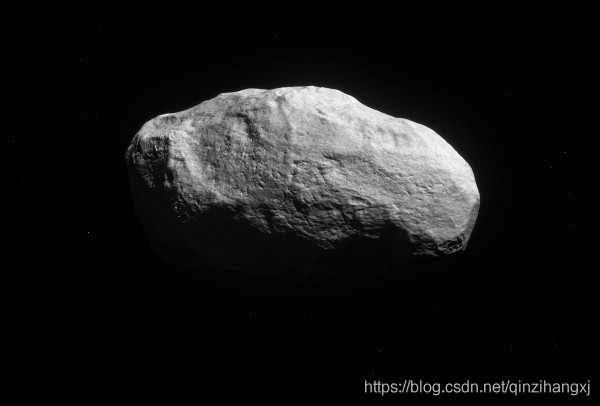
//> input picture image/stone.png, 600 x 406 px
$ ./cdf2   (built with g++ and OpenCV 4)
//> lines starting //> are read from the running program, lines starting //| are printed output that depends on the picture; after the words box and inside, x2 and y2 are one past the last pixel; in counts of white or black regions, pixels touching at a corner belong together
//
// Created by zhaoqiangwei on 2021/4/24.
//

#include <opencv2/opencv.hpp>
#include <iostream>

using namespace cv;
using namespace std ;

Mat src,gray,dst;
void global_equalization(Mat &img);
void Local_equalization(Mat &img, int size = 95, float k0 = 0.99, float k1 = 0.001, float k2 = 0.7, float E = 6);
int main(int argc, char *argv[])
{

    src =imread("/home/zhaoqiangwei/mygit/com.cplusplus/opencv_test/image/stone.png");
//> src is the input picture: 406 rows x 600 cols, CV_8UC3; min 0, max 251, mean 23


    resize(src, src, Size(200,200));
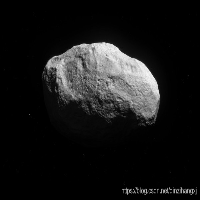
//> src: 200 rows x 200 cols, CV_8UC3; min 0, max 248, mean 23
    cvtColor(src, gray,COLOR_BGR2GRAY);
    cvtColor(src, src,COLOR_BGR2GRAY);
//    imshow("GG",src);
    Mat test = gray;
    global_equalization(src);
    Local_equalization(gray);


//    waitKey(0);
}
void global_equalization(Mat &img)
{
    float gray_l[256] = {0};
    float HI[256] = {0};//图像亮度密度1/N*h(I)
    float CDF[256] = {0};//累积分布函数
    int rows=img.rows;
//> rows = 200
    int cols=img.cols;
//> cols = 200
    Mat draw_mat = Mat::zeros(600,600,CV_8U);
    float m = 0;
    float variance = 0;
    cout << rows << endl;//x
//| 200

    for(int i=0; i<rows; i++)
    {
        for(int j=0; j<cols; j++)
        {
            uchar t;
            if(img.channels()==1)
            {
                t=img.at<uchar>(i,j);
                gray_l[t]++;//获得图像亮度信息
            }
        }
    }
//> after the loop, gray_l = 256 values, max 23177 at index 0, min 0 at index 244, mean 156.2
    for(int i = 0; i <256; i++)
    {

        line(draw_mat,Point(i+150,600-1),Point(i+150, 600-gray_l[i]),254);
//        imshow("draw", draw_mat);
        imwrite("/home/zhaoqiangwei/mygit/com.cplusplus/opencv_test/image/stone_draw.png",draw_mat);
        HI[i] = (gray_l[i]/(img.cols*img.rows*1.0f));//获得密度概率
        //cout << HI[i] << endl;
        m += HI[i]*i;
    }
//> this loop made 256 passes
//> m on passes 1 to 3: 0, 0.0912, 0.147
//> pass 1, in global_equalization, `imwrite("/home/zhaoqiangwei/mygit/com.cplusplus/opencv_test/image/ston..`:
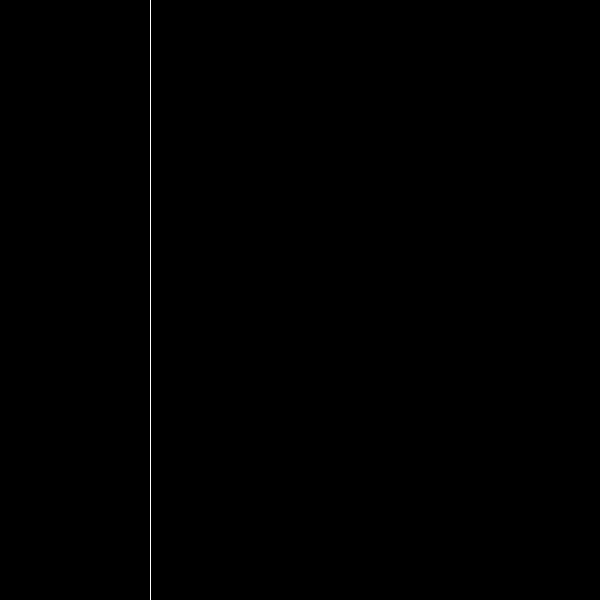
//> saved as stone_draw.png: 600 rows x 600 cols, CV_8UC1; values 0 (black) and 254 (white), 0.17% white in thin lines or dots, all inside (x1, y1, x2, y2) = (150, 0, 151, 600)
//> pass 2, in global_equalization, `imwrite("/home/zhaoqiangwei/mygit/com.cplusplus/opencv_test/image/ston..`:
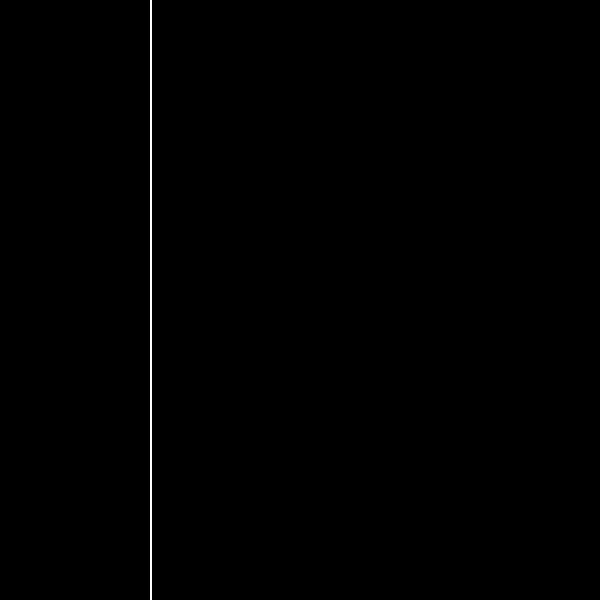
//> saved as stone_draw.png: 600 rows x 600 cols, CV_8UC1; values 0 (black) and 254 (white), 0.33% white in thin lines or dots, all inside (x1, y1, x2, y2) = (150, 0, 152, 600)
//> after the loop:
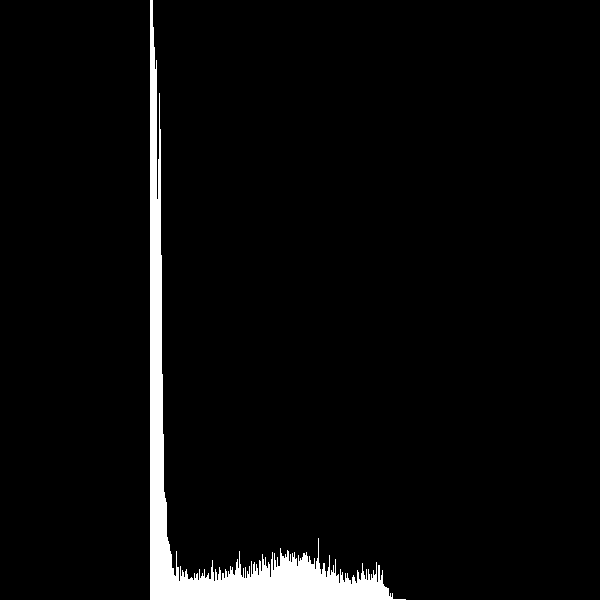
//> draw_mat: 600 rows x 600 cols, CV_8UC1; values 0 (black) and 254 (white), 3.9% white; 1 white region, box (x1, y1, x2, y2) and area: (150, 0, 406, 600) 13878
//> after the loop, HI = 256 values, max 0.579 at index 0, min 0 at index 244, mean 0.00391; m = 23.05
    for(int i = 0; i < 256; i++)
    {
        variance += (i - m) *(i - m)*HI[i];
    }
//> this loop made 256 passes
//> variance on passes 1 to 3: 307.7, 352.1, 364.3
//> after the loop, variance = 2869
    for(int i = 0; i < 255; i++)
    {
        if(i == 0)
        {
            CDF[0] = HI[ 0];
        }
        else
        {
            CDF[i] = (CDF[i-1] +HI[i]);//C(I) = C(I - 1 ) +h(I)
            //cout << CDF[i] << endl;
        }

    }
//> after the loop, CDF = 256 values, max 1 at index 248, min 0 at index 255, mean 0.906

    for(int i=0; i<rows; i++)
    {
        for(int j=0; j<cols; j++)
        {
            uchar t;
            if(img.channels()==1)
            {
                t=img.at<uchar>(i,j);
                img.at<uchar>(i,j) = 255*CDF[t];//完成图像重映射至0-255
            }
        } draw_mat = Mat::zeros(600,600,CV_8U);
    }
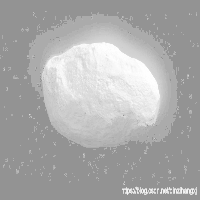
//> img: 200 rows x 200 cols, CV_8UC1; min 147, max 254, mean 171.1
//> draw_mat: 600 rows x 600 cols, CV_8UC1; 3.86% of pixels changed, all inside (x1, y1, x2, y2) = (150, 0, 406, 600)
//    imshow("yes",img);
    imwrite("/home/zhaoqiangwei/mygit/com.cplusplus/opencv_test/image/stone_yes.png",img);


}
void Local_equalization(Mat &img, int size , float k0 , float k1 , float k2, float E)
{
//> called with size = 95, k0 = 0.99, k1 = 0.001, k2 = 0.7, E = 6
    int gray_l[256] = {0};

    float HI[256] = {0};//图像亮度密度1/N*h(I)


    float CDF[256] = {0};//累积分布函数
    int rows=img.rows;
//> rows = 200
    int cols=img.cols;
//> cols = 200
    Mat draw_mat = Mat::zeros(600,600,CV_8U);
    float global_m = 0;
    float global_variance = 0;

    int border_x = size/2;
    int border_y = size/2;
    cout << rows << endl;//x
//| 200
    for(int i=0; i<rows; i++)
    {
        for(int j=0; j<cols; j++)
        {
            uchar t;
            if(img.channels()==1)
            {
                t=img.at<uchar>(i,j);
                gray_l[t]++;//获得图像亮度信息

            }
        }
    }

    for(int i = 0; i <256; i++)
    {
        HI[i] = (gray_l[i]/(img.cols*img.rows*1.0f));//获得密度概率
        global_m += HI[i]*i;

    }
//> this loop made 256 passes
//> after the loop, global_m = 23.05

    cout << "global_m = " << global_m << endl;
//| global_m = 23.0456
    for(int i = 0; i < 256; i++)
    {
        global_variance += (i - global_m) *(i - global_m)*HI[i];
    }
//> this loop made 256 passes
//> after the loop, global_variance = 2869
    cout << "global_variance = " << global_variance << endl;
//| global_variance = 2869.04
    for(int i=0; i<rows - border_x; i++)
    {
        for(int j=0; j<cols - border_y; j++)
        {
            Point center_pix = Point(j+ border_x, i + border_y);
            int local_gray_l[256] = {0};
            float local_m = 0;
            float local_variance = 0;
            float local_HI[256] = {0};
            for(int M=0; M<size; M++)
            {


                for(int N=0; N<size; N++)
                {
                    uchar t;
                    t=img.at<uchar>(i + M, j + N);
                    local_gray_l[t]++;
                }
            }

            for(int k = 0; k <256; k++)
            {
                local_HI[k] = (local_gray_l[k]/(size*size*1.0f));//获得密度概率
                local_m += local_HI[k]*k;
            }
            // cout << "local_m = " << local_m << endl;
            for(int k = 0; k < 256; k++)
            {
                local_variance += (k - local_m) *(k - local_m)*local_HI[k];
            }
//            cout << "local_variance = " << local_variance << endl;

            if( local_m < global_m*k0 && (k1 * global_variance < local_variance && local_variance < k2 * global_variance))
            {
                if(E * img.at<uchar>(center_pix) < 255)
                {
                    img.at<uchar>(center_pix) = E * img.at<uchar>(center_pix);
                    //cout << "new_pix = " << E * img.at<uchar>(center_pix) << endl;
                }
                else
                {
                    img.at<uchar>(center_pix) = 255;
                }
            }
        }
    }
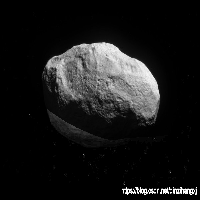
//> img: 200 rows x 200 cols, CV_8UC1; min 0, max 255, mean 24.7

//    imshow("local",img);
    imwrite("/home/zhaoqiangwei/mygit/com.cplusplus/opencv_test/image/stone_local.png",img);
}
